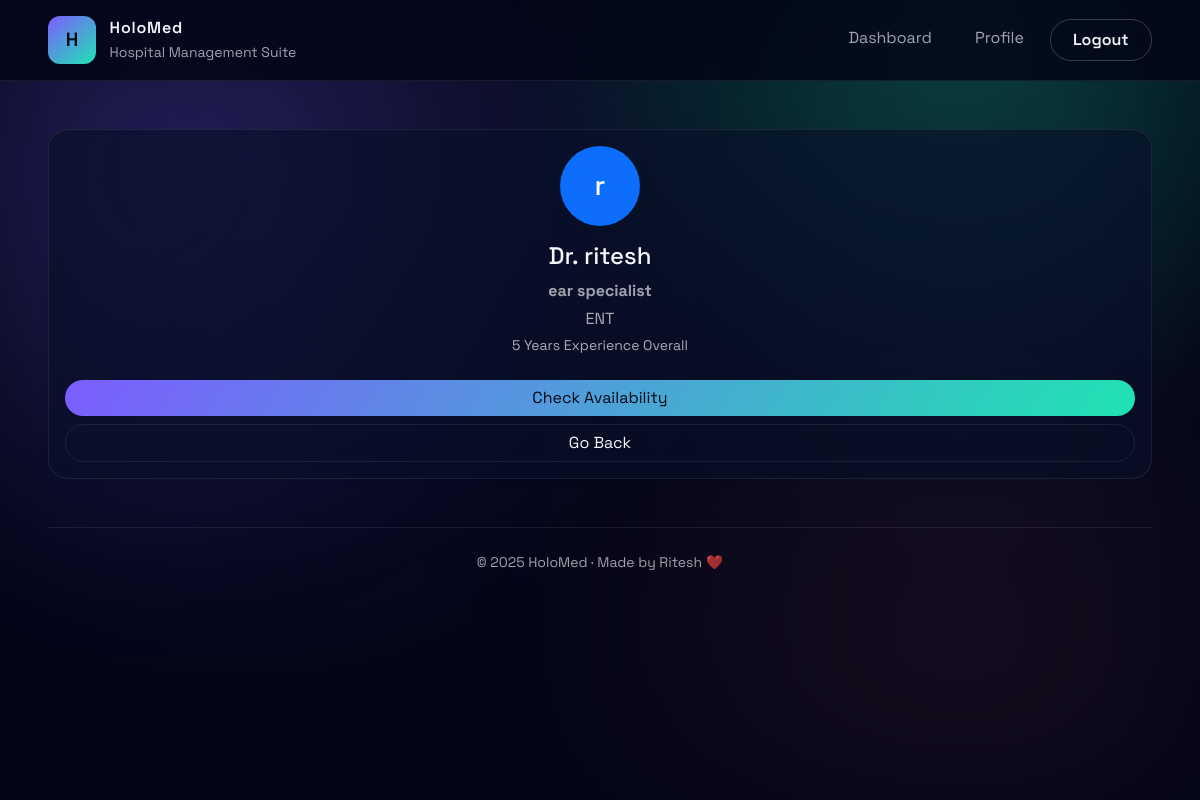
Screenshot of /patient/doctors/6/profile (signed in) with the database file from the repository.
### app.py (models this page shows, shortened)
class User(db.Model):
    id = db.Column(db.Integer, primary_key=True)
    role = db.Column(db.String(20), nullable=False)
    full_name = db.Column(db.String(120), nullable=False)
    email = db.Column(db.String(120), unique=True, nullable=False)
    phone = db.Column(db.String(50))
    password_hash = db.Column(db.String(255), nullable=False)
    specialization = db.Column(db.String(120))
    experience_years = db.Column(db.Integer)
    bio = db.Column(db.Text)
    department_id = db.Column(db.Integer, db.ForeignKey("department.id"))
    is_active = db.Column(db.Boolean, default=True)
    is_blacklisted = db.Column(db.Boolean, default=False)
    created_at = db.Column(db.DateTime, default=datetime.utcnow)
    appointments_as_patient = db.relationship(
        "Appointment", foreign_keys="Appointment.patient_id", backref="patient", lazy=True
    )
    appointments_as_doctor = db.relationship(
        "Appointment", foreign_keys="Appointment.doctor_id", backref="doctor", lazy=True
    )

class Department(db.Model):
    id = db.Column(db.Integer, primary_key=True)
    name = db.Column(db.String(100), unique=True, nullable=False)
    description = db.Column(db.Text, nullable=True)
    doctors = db.relationship("User", backref="department", lazy=True)

### app.py (the view)
@app.route("/patient/doctors/<int:doctor_id>/profile")
@login_required(role="patient")
def doctor_profile(doctor_id):
    doctor = User.query.filter_by(id=doctor_id, role="doctor", is_active=True).first_or_404()
    return render_template("patient/doctor_profile.html", doctor=doctor)

### app.py (called while the page is built)
def get_current_user():
    user_id = session.get("user_id")
    if user_id:
        return User.query.get(user_id)
    return None

def login_required(role=None):
    def decorator(fn):
        @wraps(fn)
        def wrapper(*args, **kwargs):
            if not g.user:
                flash("Please log in to continue.", "warning")
                return redirect(url_for("login"))
            if role and g.user.role != role:
                flash("You are not authorized to view this page.", "danger")
                return redirect(url_for("dashboard"))
            return fn(*args, **kwargs)
        return wrapper
    return decorator

@app.before_request
def load_user():
    g.user = get_current_user()

@app.context_processor
def inject_helpers():
    def format_date(value):
        return value.strftime("%d %b %Y")
    return {
        "format_date": format_date,
        "today": date.today,
        "datetime": datetime,
        "timedelta": timedelta,
    }

### templates/patient/doctor_profile.html (shortened to what this page needs)
{% extends "base.html" %}
{% block content %}
  <div class="card shadow-sm">
    <div class="card-body">
      <div class="text-center mb-4">
        <div class="bg-primary rounded-circle d-inline-flex align-items-center justify-content-center" style="width: 80px; height: 80px;">
          <span class="text-white h3 mb-0">{{ doctor.full_name[0] }}</span>
        </div>
        <h2 class="h4 mt-3">Dr. {{ doctor.full_name }}</h2>
        {% if doctor.specialization %}
          <p class="mb-1"><strong>{{ doctor.specialization }}</strong></p>
        {% endif %}
        {% if doctor.department %}
          <p class="text-muted mb-1">{{ doctor.department.name }}</p>
        {% endif %}
        {% if doctor.experience_years %}
          <p class="text-muted small">{{ doctor.experience_years }} Years Experience Overall{% if doctor.experience_years > 5 %} ({{ doctor.experience_years - 5 }} years as specialist){% endif %}</p>
        {% endif %}
      </div>
      <div class="d-grid gap-2">
        <a href="{{ url_for('doctor_availability_view', doctor_id=doctor.id) }}" class="btn btn-primary">Check Availability</a>
        <a href="{{ url_for('patient_departments') }}" class="btn btn-outline-secondary">Go Back</a>
      </div>
    </div>
  </div>
{% endblock %}

### static/css/styles.css (style rules this page uses)
:root { --hms-bg: #030617; --hms-panel: rgba(9, 16, 40, 0.65); --hms-outline: rgba(255, 255, 255, 0.08); --hms-primary: #7c5dff; --hms-secondary: #20e3b2; --hms-text: #f4f6fb; --hms-muted: rgba(244, 246, 251, 0.65); }
body { font-family: "Space Grotesk", system-ui, -apple-system, BlinkMacSystemFont, "Segoe UI", sans-serif; color: var(--hms-text); background: radial-gradient(circle at 20% 20%, rgba(124, 93, 255, 0.15), transparent 45%), radial-gradient(circle at 80% 0%, rgba(32, 227, 178, 0.18), transparent 35%), var(--hms-bg); min-height: 100vh; margin: 0; }
* { font-family: inherit; }
h1, h2, h3, h4, h5, h6, p, span, div, a, button, label, input, select, textarea { font-family: "Space Grotesk", system-ui, -apple-system, BlinkMacSystemFont, "Segoe UI", sans-serif; }
.app-body { position: relative; overflow-x: hidden; }
.card, .stat-card, .department-tile { background: var(--hms-panel); border: 1px solid var(--hms-outline); border-radius: 1.25rem; box-shadow: 0 20px 60px rgba(0, 0, 0, 0.35); color: var(--hms-text); font-family: "Space Grotesk", system-ui, -apple-system, BlinkMacSystemFont, "Segoe UI", sans-serif; }
.card-body { color: var(--hms-text); font-family: "Space Grotesk", system-ui, -apple-system, BlinkMacSystemFont, "Segoe UI", sans-serif; }
.card-body p, .card-body .text-muted, .card-body .text-muted-50 { color: var(--hms-muted); font-family: "Space Grotesk", system-ui, -apple-system, BlinkMacSystemFont, "Segoe UI", sans-serif; }
.btn, .btn-primary { border-radius: 999px; border: none; background: linear-gradient(120deg, var(--hms-primary), var(--hms-secondary)); color: #050915; }
.btn-outline-primary, .btn-outline-danger, .btn-outline-secondary { border-radius: 999px; border: 1px solid var(--hms-outline); color: var(--hms-text); background: transparent; }

### rows the page displays
User: full_name "r", full_name "ritesh", specialization "ear specialist", experience_years "5"
Department: department.name "ENT"
